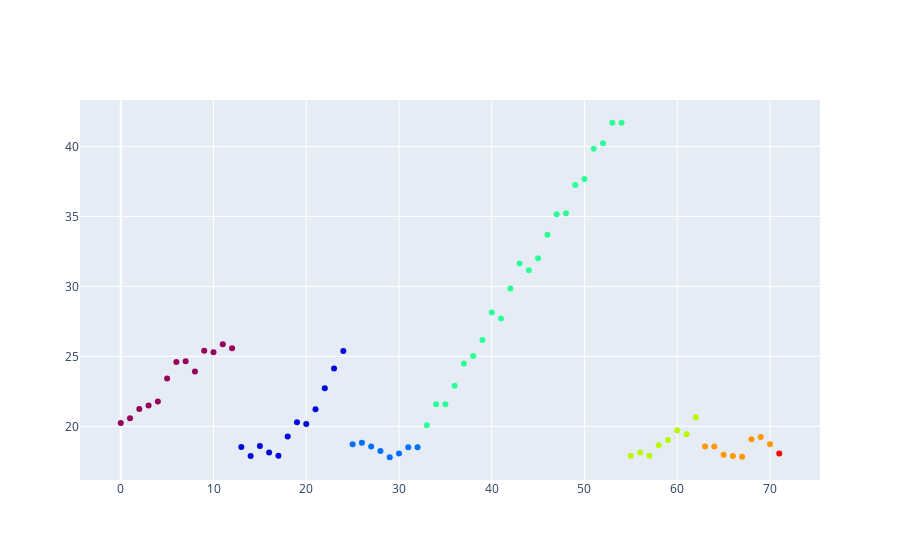
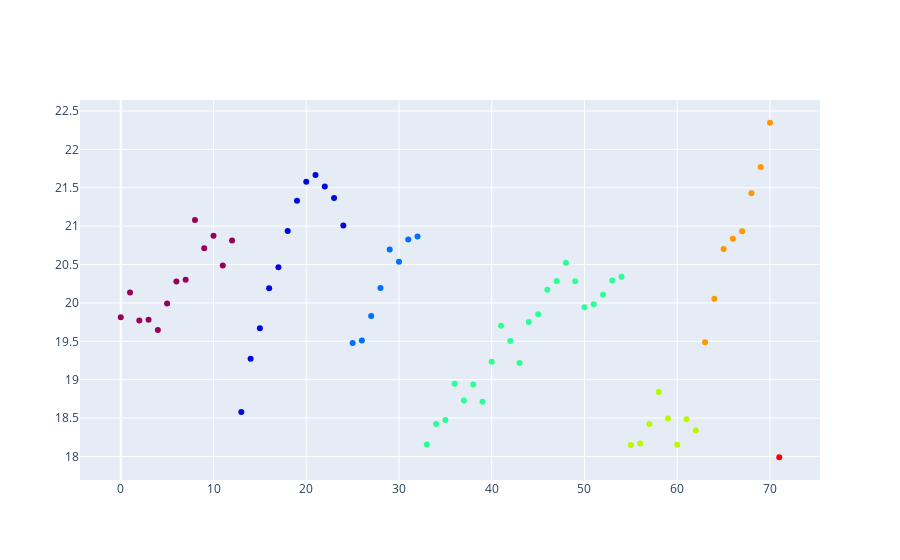

These figures' notebook cell, in order:
### Code cell
plot_heat_2d(df_case2_clustered, col_y="engine_heat_1")
plot_heat_2d(df_case2_clustered, col_y="engine_heat_2")

### Figure 1 — Plotly figure (JSON) as saved in the notebook; plotly's stock layout.template omitted (floating-point values rounded to 4 significant figures)
{"data": [{"marker": {"color": [1, 1, 1, 1, 1, 1, 1, 1, 1, 1, 1, 1, 1, 2, 2, 2, 2, 2, 2, 2, 2, 2, 2, 2, 2, 3, 3, 3, 3, 3, 3, 3, 3, 4, 4, 4, 4, 4, 4, 4, 4, 4, 4, 4, 4, 4, 4, 4, 4, 4, 4, 4, 4, 4, 4, 5, 5, 5, 5, 5, 5, 5, 5, 6, 6, 6, 6, 6, 6, 6, 6, 7], "colorscale": [[0, "rgb(150,0,90)"], [0.125, "rgb(0,0,200)"], [0.25, "rgb(0,25,255)"], [0.375, "rgb(0,152,255)"], [0.5, "rgb(44,255,150)"], [0.625, "rgb(151,255,0)"], [0.75, "rgb(255,234,0)"], [0.875, "rgb(255,111,0)"], [1, "rgb(255,0,0)"]]}, "mode": "markers", "text": ["Cluster id: 1", "Cluster id: 1", "Cluster id: 1", "Cluster id: 1", "Cluster id: 1", "Cluster id: 1", "Cluster id: 1", "Cluster id: 1", "Cluster id: 1", "Cluster id: 1", "Cluster id: 1", "Cluster id: 1", "Cluster id: 1", "Cluster id: 2", "Cluster id: 2", "Cluster id: 2", "Cluster id: 2", "Cluster id: 2", "Cluster id: 2", "Cluster id: 2", "Cluster id: 2", "Cluster id: 2", "Cluster id: 2", "Cluster id: 2", "Cluster id: 2", "Cluster id: 3", "Cluster id: 3", "Cluster id: 3", "Cluster id: 3", "Cluster id: 3", "Cluster id: 3", "Cluster id: 3", "Cluster id: 3", "Cluster id: 4", "Cluster id: 4", "Cluster id: 4", "Cluster id: 4", "Cluster id: 4", "Cluster id: 4", "Cluster id: 4", "Cluster id: 4", "Cluster id: 4", "Cluster id: 4", "Cluster id: 4", "Cluster id: 4", "Cluster id: 4", "Cluster id: 4", "Cluster id: 4", "Cluster id: 4", "Cluster id: 4", "Cluster id: 4", "Cluster id: 4", "Cluster id: 4", "Cluster id: 4", "Cluster id: 4", "Cluster id: 5", "Cluster id: 5", "Cluster id: 5", "Cluster id: 5", "Cluster id: 5", "Cluster id: 5", "Cluster id: 5", "Cluster id: 5", "Cluster id: 6", "Cluster id: 6", "Cluster id: 6", "Cluster id: 6", "Cluster id: 6", "Cluster id: 6", "Cluster id: 6", "Cluster id: 6", "Cluster id: 7"], "type": "scatter", "x": [0, 1, 2, 3, 4, 5, 6, 7, 8, 9, 10, 11, 12, 13, 14, 15, 16, 17, 18, 19, 20, 21, 22, 23, 24, 25, 26, 27, 28, 29, 30, 31, 32, 33, 34, 35, 36, 37, 38, 39, 40, 41, 42, 43, 44, 45, 46, 47, 48, 49, 50, 51, 52, 53, 54, 55, 56, 57, 58, 59, 60, 61, 62, 63, 64, 65, 66, 67, 68, 69, 70, 71], "y": [20.24, 20.58, 21.23, 21.49, 21.78, 23.43, 24.59, 24.64, 23.91, 25.4, 25.29, 25.86, 25.58, 18.52, 17.88, 18.6, 18.13, 17.9, 19.28, 20.28, 20.18, 21.22, 22.72, 24.13, 25.38, 18.73, 18.83, 18.56, 18.25, 17.79, 18.06, 18.51, 18.52, 20.07, 21.57, 21.59, 22.9, 24.5, 25.03, 26.18, 28.13, 27.71, 29.85, 31.64, 31.16, 32.01, 33.7, 35.15, 35.22, 37.25, 37.68, 39.84, 40.22, 41.69, 41.69, 17.9, 18.13, 17.9, 18.64, 19.02, 19.72, 19.44, 20.66, 18.56, 18.57, 17.97, 17.88, 17.83, 19.07, 19.24, 18.72, 18.06]}], "layout": {}}

### Figure 2 — Plotly figure (JSON) as saved in the notebook; plotly's stock layout.template omitted (floating-point values rounded to 4 significant figures)
{"data": [{"marker": {"color": [1, 1, 1, 1, 1, 1, 1, 1, 1, 1, 1, 1, 1, 2, 2, 2, 2, 2, 2, 2, 2, 2, 2, 2, 2, 3, 3, 3, 3, 3, 3, 3, 3, 4, 4, 4, 4, 4, 4, 4, 4, 4, 4, 4, 4, 4, 4, 4, 4, 4, 4, 4, 4, 4, 4, 5, 5, 5, 5, 5, 5, 5, 5, 6, 6, 6, 6, 6, 6, 6, 6, 7], "colorscale": [[0, "rgb(150,0,90)"], [0.125, "rgb(0,0,200)"], [0.25, "rgb(0,25,255)"], [0.375, "rgb(0,152,255)"], [0.5, "rgb(44,255,150)"], [0.625, "rgb(151,255,0)"], [0.75, "rgb(255,234,0)"], [0.875, "rgb(255,111,0)"], [1, "rgb(255,0,0)"]]}, "mode": "markers", "text": ["Cluster id: 1", "Cluster id: 1", "Cluster id: 1", "Cluster id: 1", "Cluster id: 1", "Cluster id: 1", "Cluster id: 1", "Cluster id: 1", "Cluster id: 1", "Cluster id: 1", "Cluster id: 1", "Cluster id: 1", "Cluster id: 1", "Cluster id: 2", "Cluster id: 2", "Cluster id: 2", "Cluster id: 2", "Cluster id: 2", "Cluster id: 2", "Cluster id: 2", "Cluster id: 2", "Cluster id: 2", "Cluster id: 2", "Cluster id: 2", "Cluster id: 2", "Cluster id: 3", "Cluster id: 3", "Cluster id: 3", "Cluster id: 3", "Cluster id: 3", "Cluster id: 3", "Cluster id: 3", "Cluster id: 3", "Cluster id: 4", "Cluster id: 4", "Cluster id: 4", "Cluster id: 4", "Cluster id: 4", "Cluster id: 4", "Cluster id: 4", "Cluster id: 4", "Cluster id: 4", "Cluster id: 4", "Cluster id: 4", "Cluster id: 4", "Cluster id: 4", "Cluster id: 4", "Cluster id: 4", "Cluster id: 4", "Cluster id: 4", "Cluster id: 4", "Cluster id: 4", "Cluster id: 4", "Cluster id: 4", "Cluster id: 4", "Cluster id: 5", "Cluster id: 5", "Cluster id: 5", "Cluster id: 5", "Cluster id: 5", "Cluster id: 5", "Cluster id: 5", "Cluster id: 5", "Cluster id: 6", "Cluster id: 6", "Cluster id: 6", "Cluster id: 6", "Cluster id: 6", "Cluster id: 6", "Cluster id: 6", "Cluster id: 6", "Cluster id: 7"], "type": "scatter", "x": [0, 1, 2, 3, 4, 5, 6, 7, 8, 9, 10, 11, 12, 13, 14, 15, 16, 17, 18, 19, 20, 21, 22, 23, 24, 25, 26, 27, 28, 29, 30, 31, 32, 33, 34, 35, 36, 37, 38, 39, 40, 41, 42, 43, 44, 45, 46, 47, 48, 49, 50, 51, 52, 53, 54, 55, 56, 57, 58, 59, 60, 61, 62, 63, 64, 65, 66, 67, 68, 69, 70, 71], "y": [19.81, 20.14, 19.77, 19.78, 19.65, 19.99, 20.28, 20.3, 21.08, 20.71, 20.87, 20.49, 20.81, 18.58, 19.27, 19.67, 20.19, 20.46, 20.94, 21.33, 21.58, 21.67, 21.52, 21.37, 21.01, 19.48, 19.51, 19.83, 20.19, 20.7, 20.54, 20.83, 20.87, 18.16, 18.42, 18.47, 18.95, 18.73, 18.94, 18.71, 19.23, 19.7, 19.51, 19.22, 19.75, 19.85, 20.17, 20.29, 20.52, 20.28, 19.95, 19.98, 20.11, 20.29, 20.34, 18.15, 18.17, 18.42, 18.84, 18.49, 18.15, 18.49, 18.34, 19.49, 20.05, 20.7, 20.84, 20.93, 21.43, 21.77, 22.35, 17.99]}], "layout": {}}
